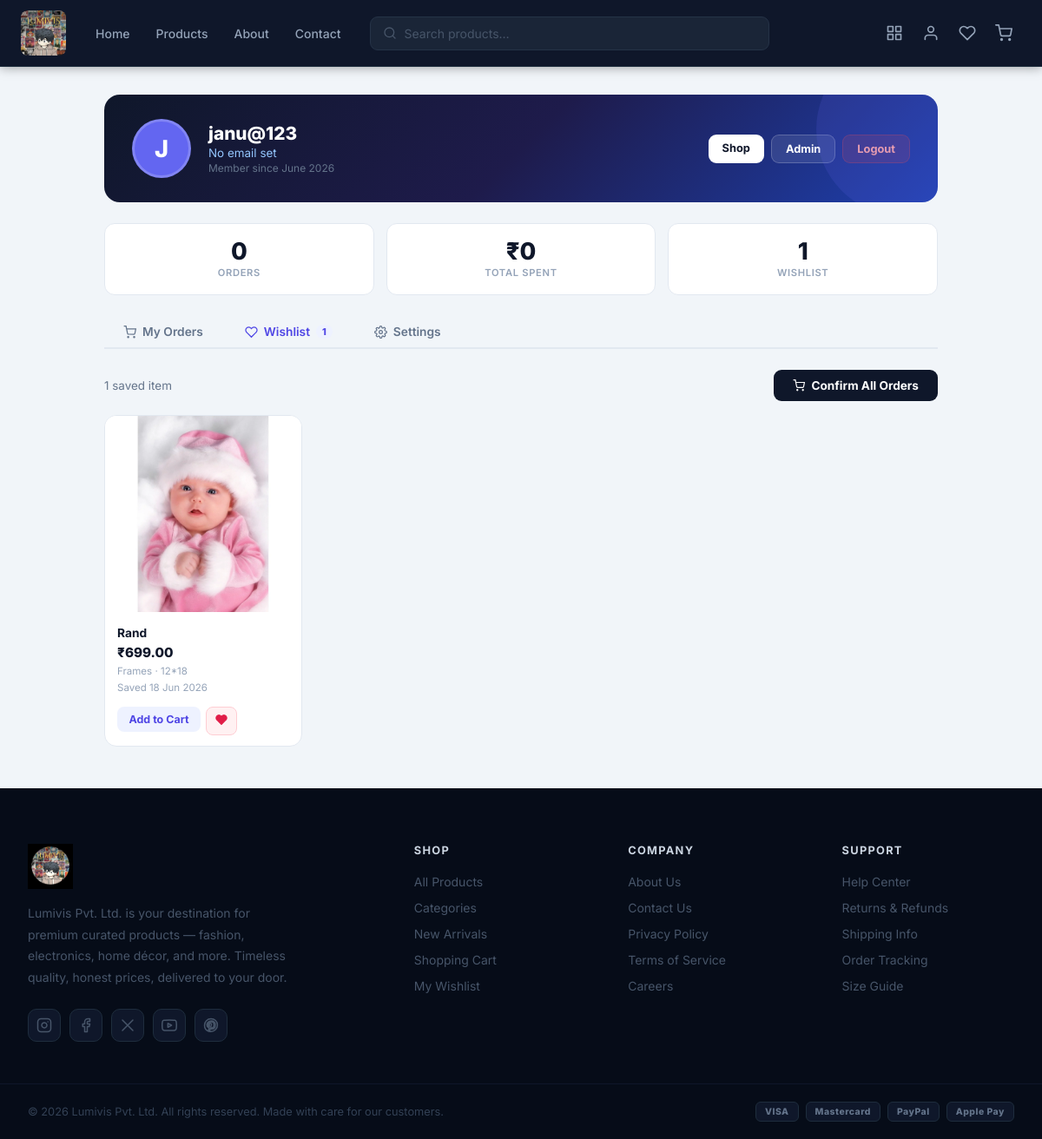
/my-account/?tab=wishlist (signed in), run on the app's committed database.
### products/models.py (models this page shows, shortened)
class Wishlist(models.Model):
    user     = models.ForeignKey(User, on_delete=models.CASCADE, related_name='wishlist')
    product  = models.ForeignKey(Product, on_delete=models.CASCADE, related_name='wishlisted_by')
    added_at = models.DateTimeField(auto_now_add=True)
    class Meta:
        unique_together = ('user', 'product')

class Product(models.Model):
    name = models.CharField(max_length=100)
    product_id = models.CharField(max_length=50, unique=True)
    product_type = models.CharField(max_length=50)
    product_size = models.CharField(max_length=50)
    thumbnail = models.ImageField(upload_to='products/thumb/', null=True, blank=True)
    description = models.TextField()
    price = models.DecimalField(max_digits=10, decimal_places=2)
    image = models.ImageField(upload_to='products/', null=True, blank=True)

### products/views.py (the view, shortened to what this page needs)
# urls.py: path('my-account/', views.user_panel, name='user_panel'),
@login_required
def user_panel(request):
    tab = request.GET.get('tab', 'orders')
    wishlist    = Wishlist.objects.filter(user=request.user).select_related('product')
    return render(request, 'products/user_panel.html', {
        'tab':            tab,
        'orders':         [],
        'wishlist':       wishlist,
        'total_spent':    0,
        'status_choices': [],
    })

### products/context_processors.py (called while the page is built)
def cart(request):
    session_cart = request.session.get('cart', {})
    count = sum(session_cart.values())
    return {'cart_count': count}

### products/templates/products/user_panel.html (shortened to what this page needs)
{% extends 'products/base.html' %}
{% block content %}
<div class="up-wrap">
  <div class="up-header">
    <div class="up-avatar">{{ user.username|first|upper }}</div>
    <div>
      <div class="up-hd-name">{{ user.get_full_name|default:user.username }}</div>
      <div class="up-hd-email">{{ user.email|default:"No email set" }}</div>
      <div class="up-hd-since">Member since {{ user.date_joined|date:"F Y" }}</div>
    </div>
    <div class="up-hd-actions">
      <a href="{% url 'home' %}" class="up-hd-btn up-hd-btn-solid">Shop</a>
      {% if user.is_staff %}
        <a href="{% url 'admin_panel' %}" class="up-hd-btn up-hd-btn-ghost">Admin</a>
      {% endif %}
      <a href="{% url 'logout' %}" class="up-hd-btn up-hd-btn-red">Logout</a>
    </div>
  </div>
  <div class="up-stats">
    <div class="up-stat">
      <div class="up-stat-val">{{ orders|length }}</div>
      <div class="up-stat-label">Orders</div>
    </div>
    <div class="up-stat">
      <div class="up-stat-val">₹{{ total_spent }}</div>
      <div class="up-stat-label">Total Spent</div>
    </div>
    <div class="up-stat">
      <div class="up-stat-val">{{ wishlist|length }}</div>
      <div class="up-stat-label">Wishlist</div>
    </div>
  </div>
  <div class="up-tabs">
    <a href="?tab=orders" class="up-tab {% if tab == 'orders' %}active{% endif %}">
      <svg width="15" height="15" viewBox="0 0 24 24" fill="none" stroke="currentColor" stroke-width="2"><circle cx="9" cy="21" r="1"/><circle cx="20" cy="21" r="1"/><path d="M1 1h4l2.68 13.39a2 2 0 0 0 2 1.61h9.72a2 2 0 0 0 2-1.61L23 6H6"/></svg>
      My Orders
    </a>
    <a href="?tab=wishlist" class="up-tab {% if tab == 'wishlist' %}active{% endif %}">
      <svg width="15" height="15" viewBox="0 0 24 24" fill="none" stroke="currentColor" stroke-width="2"><path d="M20.84 4.61a5.5 5.5 0 0 0-7.78 0L12 5.67l-1.06-1.06a5.5 5.5 0 0 0-7.78 7.78l1.06 1.06L12 21.23l7.78-7.78 1.06-1.06a5.5 5.5 0 0 0 0-7.78z"/></svg>
      Wishlist
      {% if wishlist %}<span class="up-tab-badge">{{ wishlist|length }}</span>{% endif %}
    </a>
    <a href="?tab=settings" class="up-tab {% if tab == 'settings' %}active{% endif %}">
      Settings
    </a>
  </div>
  {% if tab == 'orders' %}
  {% if orders %}
  <div class="up-table-wrap">
    <table class="up-table">
      <thead>
        <tr><th>Order ID</th><th>Product</th><th>Date</th><th>Qty</th><th>Total</th><th>Status</th></tr>
      </thead>
      <tbody>
        {% for o in orders %}
        <tr>
          <td class="up-mono" style="color:#64748b;">#{{ o.transaction_id }}</td>
          <td>
            <div style="display:flex;align-items:center;gap:10px;">
              {% if o.product.image %}
                <img src="{{ o.product.image.url }}" alt="{{ o.product.name }}"
                     style="width:40px;height:40px;object-fit:cover;border-radius:8px;border:1px solid #e2e8f0;flex-shrink:0;" />
              {% endif %}
              <div>
                <a href="{% url 'product_detail' o.product.pk %}" style="color:#0f172a;text-decoration:none;font-weight:600;font-size:0.86rem;">
                  {{ o.product.name|truncatechars:28 }}
                </a>
                <div style="font-size:0.72rem;color:#94a3b8;">{{ o.product.product_type }}</div>
              </div>
            </div>
          </td>
          <td style="color:#64748b;white-space:nowrap;font-size:0.8rem;">{{ o.transaction_date|date:"d M Y" }}</td>
          <td style="text-align:center;">{{ o.quantity }}</td>
          <td><strong>₹{{ o.total_price }}</strong></td>
          <td>
            <span class="sb {{ o.status }}">{{ o.get_status_display }}</span>
          </td>
        </tr>
        {% endfor %}
      </tbody>
    </table>
  </div>
  {% else %}
  <div class="up-empty">
    <svg width="56" height="56" viewBox="0 0 24 24" fill="none" stroke="currentColor" stroke-width="1"><circle cx="9" cy="21" r="1"/><circle cx="20" cy="21" r="1"/><path d="M1 1h4l2.68 13.39a2 2 0 0 0 2 1.61h9.72a2 2 0 0 0 2-1.61L23 6H6"/></svg>
    <h3>No orders yet</h3>
    <p>Your order history will appear here after your first purchase.</p>
    <a href="{% url 'home' %}" class="up-btn up-btn-indigo">Start Shopping</a>
  </div>
  {% endif %}
  {% elif tab == 'wishlist' %}
  {% if wishlist %}
  <div style="display:flex;align-items:center;justify-content:space-between;margin-bottom:16px;flex-wrap:wrap;gap:10px;">
    <span style="color:#64748b;font-size:0.84rem;">{{ wishlist|length }} saved item{% if wishlist|length != 1 %}s{% endif %}</span>
    <form method="POST" action="{% url 'wishlist_checkout' %}">
      <button type="submit" class="up-btn up-btn-dark">
        <svg width="14" height="14" viewBox="0 0 24 24" fill="none" stroke="currentColor" stroke-width="2"><circle cx="9" cy="21" r="1"/><circle cx="20" cy="21" r="1"/><path d="M1 1h4l2.68 13.39a2 2 0 0 0 2 1.61h9.72a2 2 0 0 0 2-1.61L23 6H6"/></svg>
        Confirm All Orders
      </button>
    </form>
  </div>
  <div class="up-wl-grid">
    {% for item in wishlist %}
    <div class="up-wl-card">
      <a href="{% url 'product_detail' item.product.pk %}">
        {% if item.product.image %}
          <img src="{{ item.product.image.url }}" alt="{{ item.product.name }}" class="up-wl-img" loading="lazy" />
        {% else %}
          <div class="up-wl-img-ph">
            <svg width="36" height="36" viewBox="0 0 24 24" fill="none" stroke="currentColor" stroke-width="1.2"><rect x="3" y="3" width="18" height="18" rx="2"/><circle cx="8.5" cy="8.5" r="1.5"/><polyline points="21 15 16 10 5 21"/></svg>
          </div>
        {% endif %}
      </a>
      <div class="up-wl-body">
        <a href="{% url 'product_detail' item.product.pk %}" class="up-wl-name">{{ item.product.name }}</a>
        <div class="up-wl-price">₹{{ item.product.price }}</div>
        <div class="up-wl-meta">{{ item.product.product_type }} · {{ item.product.product_size }}</div>
        <div class="up-wl-meta">Saved {{ item.added_at|date:"d M Y" }}</div>
        <div class="up-wl-btns">
          <form method="POST" action="{% url 'add_to_cart' item.product.pk %}">
            <button type="submit" class="up-wl-btn up-wl-btn-cart">Add to Cart</button>
          </form>
          <form method="POST" action="{% url 'toggle_wishlist' item.product.pk %}">
            <button type="submit" class="up-wl-btn up-wl-btn-rm" title="Remove from wishlist">
              <svg width="14" height="14" viewBox="0 0 24 24" fill="currentColor" stroke="currentColor" stroke-width="2"><path d="M20.84 4.61a5.5 5.5 0 0 0-7.78 0L12 5.67l-1.06-1.06a5.5 5.5 0 0 0-7.78 7.78l1.06 1.06L12 21.23l7.78-7.78 1.06-1.06a5.5 5.5 0 0 0 0-7.78z"/></svg>
            </button>
          </form>
        </div>
      </div>
    </div>
    {% endfor %}
  </div>
  {% endif %}
  {% endif %}
</div>
{% endblock %}

### products/static/products/css/style.css (style rules this page uses)
*, *::before, *::after { box-sizing: border-box; margin: 0; padding: 0; }
body { font-family: -apple-system, BlinkMacSystemFont, 'Segoe UI', Roboto, sans-serif; background: #0a0f1e; color: #f1f5f9; min-height: 100vh; display: flex; flex-direction: column; overflow-x: hidden; }
a { color: inherit; text-decoration: none; }

### products/static/products/css/home.css (style rules this page uses)
body, button, input, select, textarea { font-family: 'Inter', system-ui, -apple-system, sans-serif; }

### products/templates/products/user_panel.html (style rules this page uses)
body { background: #f1f5f9; }
.up-wrap { max-width: 1000px; margin: 0 auto; padding: 32px 20px 48px; }
.up-header { background: linear-gradient(135deg, #0f172a 0%, #1e1b4b 50%, #1e40af 100%); border-radius: 18px; padding: 28px 32px; margin-bottom: 24px; color: #fff; display: flex; align-items: center; gap: 20px; flex-wrap: wrap; position: relative; overflow: hidden; }
.up-header::after { content: ''; position: absolute; right: -60px; top: -60px; width: 200px; height: 200px; border-radius: 50%; background: rgba(99,102,241,.15); pointer-events: none; }
.up-avatar { width: 68px; height: 68px; border-radius: 50%; background: #6366f1; color: #fff; font-size: 1.7rem; font-weight: 800; display: flex; align-items: center; justify-content: center; flex-shrink: 0; border: 3px solid rgba(255,255,255,.2); }
.up-hd-name { font-size: 1.3rem; font-weight: 800; margin-bottom: 2px; }
.up-hd-email { font-size: 0.84rem; color: #93c5fd; margin-bottom: 2px; }
.up-hd-since { font-size: 0.75rem; color: #64748b; }
.up-hd-actions { margin-left: auto; display: flex; gap: 8px; flex-wrap: wrap; }
.up-hd-btn { padding: 8px 16px; border-radius: 9px; font-size: 0.8rem; font-weight: 700; text-decoration: none; cursor: pointer; transition: opacity .15s; }
.up-hd-btn-solid { background: #fff; color: #0f172a; border: none; }
.up-hd-btn-ghost { background: rgba(255,255,255,.1); color: #fff; border: 1px solid rgba(255,255,255,.2); }
.up-hd-btn-red { background: rgba(239,68,68,.15); color: #fca5a5; border: 1px solid rgba(239,68,68,.25); }
.up-stats { display: grid; grid-template-columns: repeat(3, 1fr); gap: 14px; margin-bottom: 24px; }
.up-stat { background: #fff; border: 1px solid #e2e8f0; border-radius: 12px; padding: 18px 20px; text-align: center; }
.up-stat-val { font-size: 1.7rem; font-weight: 800; color: #0f172a; line-height: 1; }
.up-stat-label { font-size: 0.7rem; color: #94a3b8; font-weight: 600; text-transform: uppercase; letter-spacing: .06em; margin-top: 4px; }
.up-tabs { display: flex; gap: 4px; border-bottom: 2px solid #e2e8f0; margin-bottom: 24px; overflow-x: auto; scrollbar-width: none; }
.up-tab { padding: 10px 22px; text-decoration: none; color: #64748b; font-weight: 600; font-size: 0.86rem; border-bottom: 2px solid transparent; margin-bottom: -2px; transition: color .15s, border-color .15s; white-space: nowrap; display: flex; align-items: center; gap: 7px; }
.up-tab.active { color: #4f46e5; border-bottom-color: #4f46e5; }
.up-tab-badge { background: #eef2ff; color: #4f46e5; font-size: 0.68rem; font-weight: 800; padding: 1px 7px; border-radius: 20px; }
.up-wl-grid { display: grid; grid-template-columns: repeat(auto-fill, minmax(185px, 1fr)); gap: 16px; }
.up-wl-card { background: #fff; border: 1px solid #e2e8f0; border-radius: 14px; overflow: hidden; display: flex; flex-direction: column; transition: box-shadow .15s; }
.up-wl-img { width: 100%; aspect-ratio: 1; object-fit: cover; }
.up-wl-body { padding: 12px 14px; flex: 1; display: flex; flex-direction: column; gap: 5px; }
.up-wl-name { font-weight: 700; font-size: 0.86rem; color: #0f172a; text-decoration: none; }
.up-wl-price { font-weight: 800; color: #0f172a; font-size: 0.95rem; }
.up-wl-meta { font-size: 0.72rem; color: #94a3b8; }
.up-wl-btns { display: flex; gap: 6px; margin-top: auto; padding-top: 10px; }
.up-wl-btns form { flex: 1; }
.up-wl-btn { width: 100%; padding: 7px 0; border-radius: 8px; font-size: 0.78rem; font-weight: 700; text-align: center; border: none; cursor: pointer; transition: opacity .15s; }
.up-wl-btn-cart { background: #eef2ff; color: #4f46e5; }
.up-wl-btn-rm { background: #fff1f2; color: #e11d48; border: 1px solid #fecdd3 !important; width:auto; padding: 7px 10px; }
.up-btn { display: inline-flex; align-items: center; gap: 7px; padding: 10px 22px; border-radius: 9px; font-size: 0.85rem; font-weight: 700; border: none; cursor: pointer; transition: opacity .15s; text-decoration: none; }
.up-btn-dark { background: #0f172a; color: #fff; }

### data on the page
Wishlist: product.image (picture), product.name "Rand", product.price "699.00", product.product_type "Frames", product.product_size "12*18", added_at "18 Jun 2026"

### other printed values
{{ user.username|first|upper }} "J"
{{ user.get_full_name|default:user.username }} "janu@123"
{{ user.email|default:"No email set" }} "No email set"
{{ user.date_joined|date:"F Y" }} "June 2026"
{{ orders|length }} "0"
{{ total_spent }} "0"
{{ wishlist|length }} "1"
